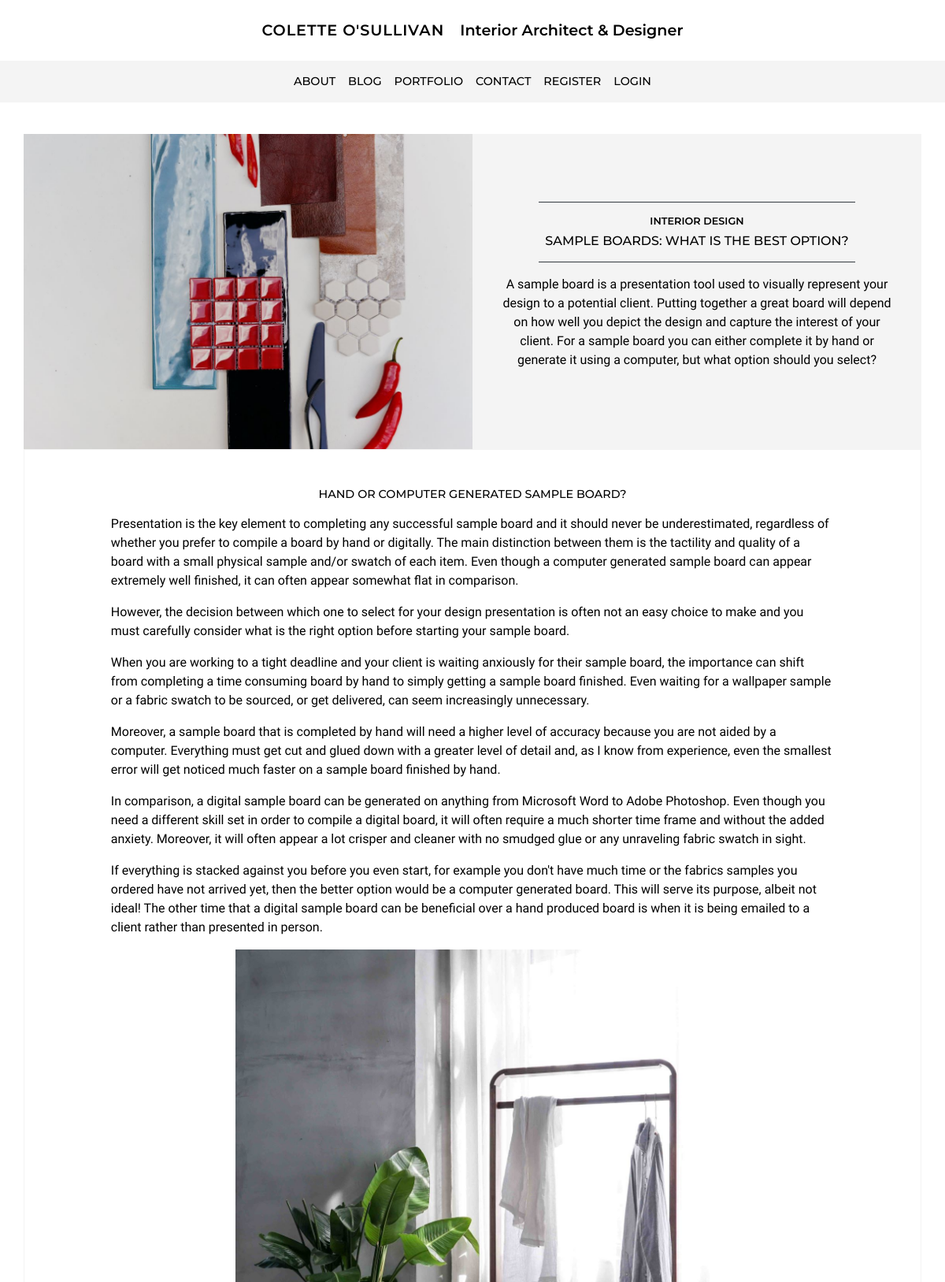
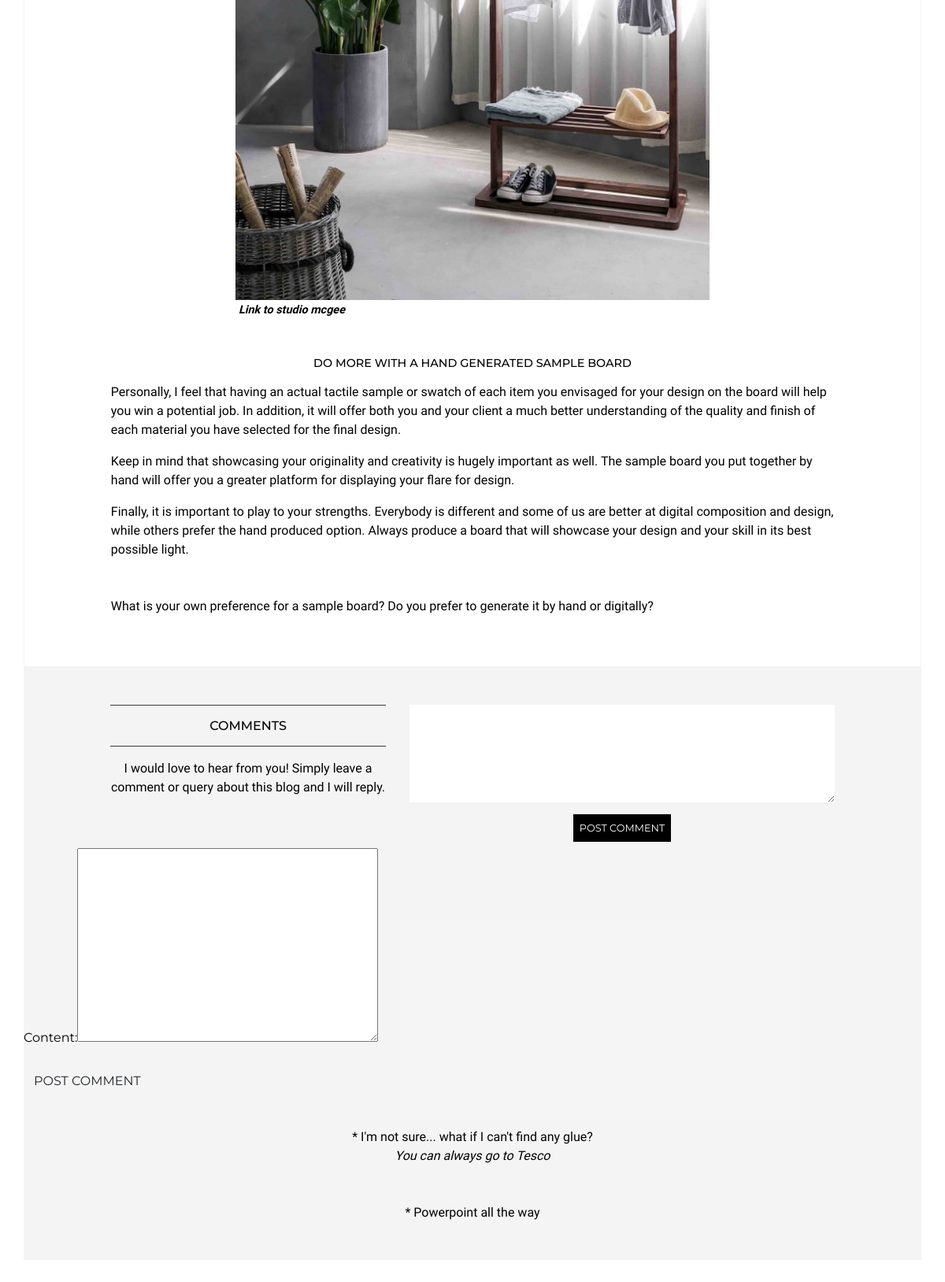
The page /blog/1 on the database its author committed (2 pictures, top to bottom).
### blog/models.py (models this page shows, shortened)
class Blog(models.Model):
    category = models.ForeignKey('Category', on_delete=models.CASCADE, related_name='blogs') # no null !!!
    title = models.CharField(max_length=50) # char blank - no blank
    date = models.DateField(default=timezone.now) # auto
    image = models.ImageField(default='blog_default.jpg', upload_to='blog_images') # image blank
    content = models.TextField(blank=True) # text blank
    order = models.IntegerField(null=True, blank=True) # null ok - should not be required in form!!!
    exclude = models.BooleanField(default=False) # yes no

class Category(models.Model):
    title = models.CharField(max_length=20)

class Section(models.Model):
    blog = models.ForeignKey('Blog', on_delete=models.CASCADE, related_name='sections') #gotta have
    title = models.CharField(max_length=500, blank=True) # char blank
    image = models.ImageField(blank=True, upload_to='blog_images') # ?
    caption = models.CharField(max_length=200, blank=True)
    caption_url = models.URLField(max_length=200, blank=True)
    content = models.TextField(blank=True) # text blank

class Comment(models.Model):
    blog = models.ForeignKey('Blog', on_delete=models.CASCADE, related_name='comments')
    date = models.DateField(default=timezone.now)
    content = models.TextField() # don't want this to blank ever
    reply = models.TextField(blank=True)

### blog/views.py (the view, shortened to what this page needs)
# urls.py: path('<pk>', views.blog, name='blog'),
def blog(request, pk):
    blog = Blog.objects.get(pk=pk)
    sections = Section.objects.filter(blog=blog)
    comments = Comment.objects.filter(blog=blog)
    form = CommentForm()
    context = {'blog': blog, 'sections': sections, 'comments': comments, 'form': form}
    return render(request, 'blog/blog.html', context)

### blog/forms.py
class CommentForm(forms.ModelForm):
    class Meta:
        model = Comment
        fields = ['content']

### blog/templates/blog/blog.html (shortened to what this page needs)
{% extends 'base.html' %}
{% load static %}
{% load crispy_forms_tags %}
{% block content%}
<section class="row mt-4">
    <div class="col-12 col-md-6 height4 d-flex justify-content-center background-img" style="background-image: url({{ blog.image.url }})">
    </div>
    <div class="col-12 col-md-6 stone d-flex justify-content-center height4">
        <div class="align-self-center m-3 text-center">
            <div class="d-none d-md-inline-block border-top border-bottom border-dark p-2">
                <h1 class="font-600 font-8rem mt-2">{{ blog.category.title }}</h1>
                <h2 class="font-500 font-1rem">{{ blog.title }}</h2>
            </div>
            <p>{{ blog.content|linebreaks }}</p>
        </div>
    </div>
</section>
<section class="row border-stone">
    <div class="col-12 col-lg-10 offset-lg-1 mb-5">
        {% for section in sections %}
        <div class="mt-5">
            <h3>{{ section.title }}</h3>
            <p>{{ section.content|linebreaks }}</p>
            {% if section.image %}
            <div class="row">
                <div class="col-12 col-md-8 offset-md-2">
                        <img src="{{ section.image.url }}" class="img-fluid" alt="Placeholder image">
                        {% if section.caption_url %}
                        <a href="{{ section.caption_url }}" class="caption pl-md-1">{{ section.caption }}</a>
                        {% else %}
                        <span class="caption pl-md-1">{{ section.caption }}</span>
                        {% endif %}
                </div>
            </div>
            {% endif %}
        </div>
        {% endfor %}
    </div>
</section>
<section class="stone row stone pt-5 mb-5">
    <div class="col-12 col-md-5 col-lg-4 offset-lg-1 text-center">
        <div class="border-top border-bottom border-dark p-2">
            <h2 class="mt-2 font-500 font-1rem">COMMENTS</h2>
        </div>
        <p class="mt-3">I would love to hear from you! Simply leave a comment or query about this blog and I will reply.</p>
    </div>
    <div class="col-12 col-md-7 col-lg-6 text-center">
        <textarea class="border-0 textarea-width" style="width:100%" rows=5></textarea>
        <button class="p-2 m-2">POST COMMENT</button>
    </div>
    <form method="POST">
        <fieldset class="form-group">
                        {{ form }}
        </fieldset>
        <div class="form-group">
            <button class="btn" type="submit">POST COMMENT</button>
        </div>
    </form>
    <div class="col-12 col-lg-10 offset-lg-1 text-center mt-4">
        {% for comment in comments %}
            <p class="mb-5">* {{ comment.content }} <br>
            <span class="italics">{{ comment.reply }}</span></p>
        {% endfor %}
    </div>
</section>
{% endblock %}

### static/css/main.css (style rules this page uses)
.font-500 { font-weight: 500; }
.font-600 { font-weight: 600; }
.font-8rem { font-size: .8rem; }
.font-1rem { font-size: 1rem; }
body { font-family: 'Asul', sans-serif; font-family: 'Kulim Park', sans-serif; font-family: 'Alef', sans-serif; font-family: 'Gudea', sans-serif; font-family: 'Comfortaa', cursive; font-family: 'Alata', sans-serif; font-family: 'Poppins', sans-serif; font-family: 'Merriweather', serif; font-family: 'Raleway', sans-serif; font-family: 'Montserrat', sans-serif; color: #36454f; color: #333537; color: black; }
p { font-family: 'Ibarra Real Nova', serif; font-family: 'Ovo', serif; font-family: 'PT Serif', serif; font-family: 'Ibarra Real Nova', serif; }
h1, h2 { text-transform: uppercase; }
h1 { font-size: 1.2rem; font-weight: 500; }
h2 { font-size: 1.1rem; font-weight: 500; }
h3 { font-weight: 500; font-size: .9rem; text-align: center; text-transform: uppercase; }
button { background-color: #000000; color: #ffffff; border: 0px; font-size: .8rem; }
.textarea-width { width: 100; }
.border-stone { border: 1.5px solid rgba(244, 244, 244); }
.stone { background-color: #f3f3f3; background-color: rgb(238, 233, 229); background-color: rgb(247, 245, 244); background-color: #4e525e; background-color: #f9f9f9; background-color: #ECECEC; background-color: #F4F4F3; background-color: rgba(243, 244, 244, .95); background-color: #f4f4f4; background-color: rgba(244, 244, 244, .95); }
.height4 { min-height: 300px; }
a { color: #000000!important; }
.caption { font-family: 'Ibarra Real Nova', serif; font-size: .9rem; font-style: italic; font-weight: 600; }
.italics { font-style: italic; }
.background-img { background-size: cover !important; background-position: center !important; height: 100%; }
@media (min-width: 992px) { p { font-size: 1rem; } }
@media (min-width: 992px) { .height4 { min-height: 400px; } }

### rows shown on the page
Blog: image (picture), category "INTERIOR DESIGN", title "SAMPLE BOARDS: WHAT IS THE BEST OPTION?", content "A sample board is a presentation tool used to visually represent your design to a potential client. Putting together a great board will depend on how well you depict the design and capture the interest of your client. For a sample board you can either complete it by hand or generate it using a computer, but what option should you select?"
Section: title "HAND OR COMPUTER GENERATED SAMPLE BOARD?", content "Presentation is the key element to completing any successful sample board and it should never be underestimated, regardless of whether you prefer to compile a board by hand or digitally. The main distinction between them is the tactility and quality of a board with a small physical sample and/or swatch of each item. Even though a computer generated sample board can appear extremely well finished, it can often appear somewhat flat in comparison. However, the decision between which one to select for your design presentation is often not an easy choice to make and you must carefully consider what is the right option before starting your sample board. When you are working to a tight deadline…", image (picture), caption "Link to studio mcgee"
Section: title "DO MORE WITH A HAND GENERATED SAMPLE BOARD", content "Personally, I feel that having an actual tactile sample or swatch of each item you envisaged for your design on the board will help you win a potential job. In addition, it will offer both you and your client a much better understanding of the quality and finish of each material you have selected for the final design. Keep in mind that showcasing your originality and creativity is hugely important as well. The sample board you put together by hand will offer you a greater platform for displaying your flare for design. Finally, it is important to play to your strengths. Everybody is different and some of us are better at digital composition and design, while others prefer the hand produced…"
Section: content "What is your own preference for a sample board? Do you prefer to generate it by hand or digitally?"
Comment: content "I'm not sure... what if I can't find any glue?", reply "You can always go to Tesco"
Comment: content "Powerpoint all the way"
